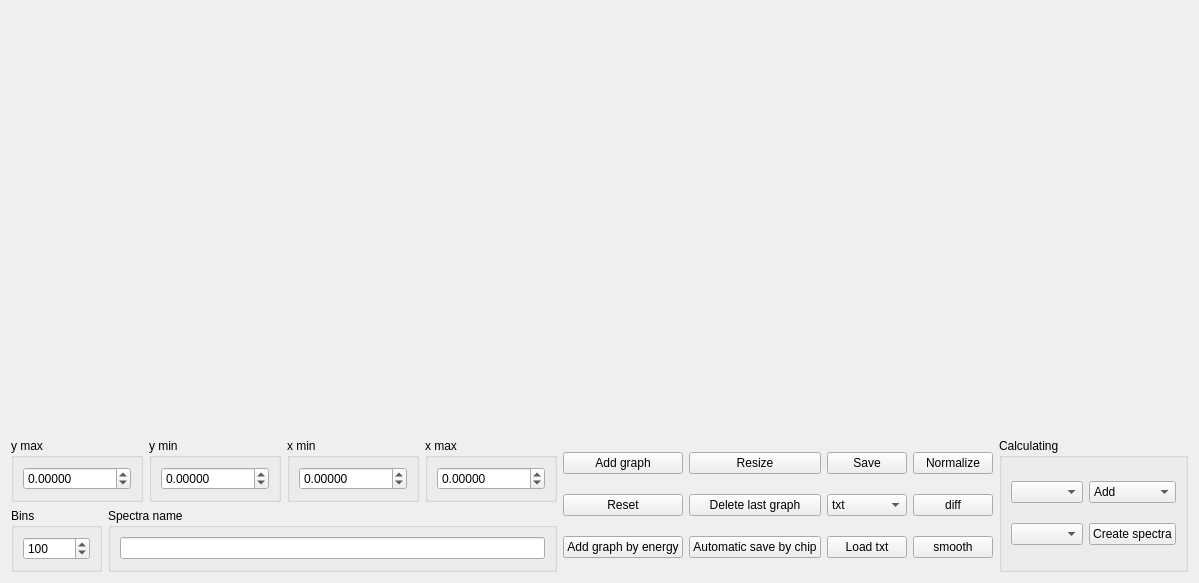
      <widget class="QWidget" name="tab">
       <attribute name="title">
        <string>Spectra</string>
       </attribute>
       <layout class="QVBoxLayout" name="verticalLayout_41">
        <item>
         <widget class="QCustomPlot" name="widget" native="true">
          <property name="minimumSize">
           <size>
            <width>0</width>
            <height>421</height>
           </size>
          </property>
          <widget class="QWidget" name="layoutWidget">
           <property name="geometry">
            <rect>
             <x>1310</x>
             <y>200</y>
             <width>132</width>
             <height>120</height>
            </rect>
           </property>
           <layout class="QVBoxLayout" name="verticalLayout_85"/>
          </widget>
         </widget>
        </item>
        <item>
         <layout class="QHBoxLayout" name="horizontalLayout_11">
          <item>
           <layout class="QVBoxLayout" name="verticalLayout_55">
            <item>
             <layout class="QHBoxLayout" name="horizontalLayout_45">
              <item>
               <widget class="QGroupBox" name="groupBox_12">
                <property name="title">
                 <string>y max</string>
                </property>
                <layout class="QVBoxLayout" name="verticalLayout_17">
                 <item>
                  <widget class="QDoubleSpinBox" name="doubleSpinBox">
                   <property name="decimals">
                    <number>5</number>
                   </property>
                   <property name="minimum">
                    <double>-99999999999999.000000000000000</double>
                   </property>
                   <property name="maximum">
                    <double>1000000000000000000.000000000000000</double>
                   </property>
                  </widget>
                 </item>
                </layout>
               </widget>
              </item>
              <item>
               <widget class="QGroupBox" name="groupBox_13">
                <property name="title">
                 <string>y min</string>
                </property>
                <layout class="QVBoxLayout" name="verticalLayout_18">
                 <item>
                  <widget class="QDoubleSpinBox" name="doubleSpinBox_2">
                   <property name="decimals">
                    <number>5</number>
                   </property>
                   <property name="minimum">
                    <double>-100000000000000000.000000000000000</double>
                   </property>
                   <property name="maximum">
                    <double>99999999999999.000000000000000</double>
                   </property>
                  </widget>
                 </item>
                </layout>
               </widget>
              </item>
              <item>
               <widget class="QGroupBox" name="groupBox_14">
                <property name="title">
                 <string>x min</string>
                </property>
                <layout class="QVBoxLayout" name="verticalLayout_19">
                 <item>
                  <widget class="QDoubleSpinBox" name="doubleSpinBox_3">
                   <property name="decimals">
                    <number>5</number>
                   </property>
                   <property name="minimum">
                    <double>-9999999999999.000000000000000</double>
                   </property>
                   <property name="maximum">
                    <double>99999999999999.000000000000000</double>
                   </property>
                  </widget>
                 </item>
                </layout>
               </widget>
              </item>
              <item>
               <widget class="QGroupBox" name="groupBox_15">
                <property name="title">
                 <string>x max</string>
                </property>
                <layout class="QVBoxLayout" name="verticalLayout_20">
                 <item>
                  <widget class="QDoubleSpinBox" name="doubleSpinBox_4">
                   <property name="decimals">
                    <number>5</number>
                   </property>
                   <property name="minimum">
                    <double>-99999999999999.000000000000000</double>
                   </property>
                   <property name="maximum">
                    <double>999999999999999.000000000000000</double>
                   </property>
                  </widget>
                 </item>
                </layout>
               </widget>
              </item>
             </layout>
            </item>
            <item>
             <layout class="QHBoxLayout" name="horizontalLayout_46">
              <item>
               <widget class="QGroupBox" name="groupBox_38">
                <property name="maximumSize">
                 <size>
                  <width>100</width>
                  <height>16777215</height>
                 </size>
                </property>
                <property name="title">
                 <string>Bins</string>
                </property>
                <layout class="QVBoxLayout" name="verticalLayout_65">
                 <item>
                  <widget class="QSpinBox" name="spinBox_2">
                   <property name="maximum">
                    <number>999999</number>
                   </property>
                   <property name="value">
                    <number>100</number>
                   </property>
                  </widget>
                 </item>
                </layout>
               </widget>
              </item>
              <item>
               <widget class="QGroupBox" name="groupBox_57">
                <property name="title">
                 <string>Spectra name</string>
                </property>
                <layout class="QVBoxLayout" name="verticalLayout_91">
                 <item>
                  <widget class="QLineEdit" name="lineEdit_5"/>
                 </item>
                </layout>
               </widget>
              </item>
             </layout>
            </item>
           </layout>
          </item>
          <item>
           <layout class="QVBoxLayout" name="verticalLayout_21">
            <item>
             <widget class="QPushButton" name="pushButton">
              <property name="text">
               <string>Add graph</string>
              </property>
             </widget>
            </item>
            <item>
             <widget class="QPushButton" name="pushButton_22">
              <property name="text">
               <string>Reset</string>
              </property>
             </widget>
            </item>
            <item>
             <widget class="QPushButton" name="pushButton_46">
              <property name="text">
               <string>Add graph by energy</string>
              </property>
             </widget>
            </item>
           </layout>
          </item>
          <item>
           <layout class="QVBoxLayout" name="verticalLayout_22">
            <item>
             <widget class="QPushButton" name="pushButton_9">
              <property name="text">
               <string>Resize</string>
              </property>
             </widget>
            </item>
            <item>
             <widget class="QPushButton" name="pushButton_26">
              <property name="text">
               <string>Delete last graph</string>
              </property>
             </widget>
            </item>
            <item>
             <widget class="QPushButton" name="pushButton_54">
              <property name="text">
               <string>Automatic save by chip</string>
              </property>
             </widget>
            </item>
           </layout>
          </item>
          <item>
           <layout class="QVBoxLayout" name="verticalLayout_23">
            <item>
             <widget class="QPushButton" name="pushButton_16">
              <property name="text">
               <string>Save</string>
              </property>
             </widget>
            </item>
            <item>
             <widget class="QComboBox" name="comboBox_8">
              <property name="currentIndex">
               <number>0</number>
              </property>
              <item>
               <property name="text">
                <string>txt</string>
               </property>
              </item>
              <item>
               <property name="text">
                <string>pdf</string>
               </property>
              </item>
              <item>
               <property name="text">
                <string>jpg</string>
               </property>
              </item>
              <item>
               <property name="text">
                <string>png</string>
               </property>
              </item>
              <item>
               <property name="text">
                <string>bmp</string>
               </property>
              </item>
             </widget>
            </item>
            <item>
             <widget class="QPushButton" name="pushButton_37">
              <property name="text">
               <string>Load txt</string>
              </property>
             </widget>
            </item>
           </layout>
          </item>
          <item>
           <layout class="QVBoxLayout" name="verticalLayout_62">
            <item>
             <widget class="QPushButton" name="pushButton_41">
              <property name="text">
               <string>Normalize</string>
              </property>
             </widget>
            </item>
            <item>
             <widget class="QPushButton" name="pushButton_14">
              <property name="text">
               <string>diff</string>
              </property>
             </widget>
            </item>
            <item>
             <widget class="QPushButton" name="pushButton_30">
              <property name="text">
               <string>smooth</string>
              </property>
             </widget>
            </item>
           </layout>
          </item>
          <item>
           <widget class="QGroupBox" name="groupBox_56">
            <property name="title">
             <string>Calculating</string>
            </property>
            <layout class="QHBoxLayout" name="horizontalLayout_44">
             <item>
              <layout class="QVBoxLayout" name="verticalLayout_89">
               <item>
                <widget class="QComboBox" name="comboBox_25"/>
               </item>
               <item>
                <widget class="QComboBox" name="comboBox_26"/>
               </item>
              </layout>
             </item>
             <item>
              <layout class="QVBoxLayout" name="verticalLayout_90">
               <item>
                <widget class="QComboBox" name="comboBox_27">
                 <item>
                  <property name="text">
                   <string>Add</string>
                  </property>
                 </item>
                 <item>
                  <property name="text">
                   <string>Multiplay</string>
                  </property>
                 </item>
                 <item>
                  <property name="text">
                   <string>Subtract</string>
                  </property>
                 </item>
                 <item>
                  <property name="text">
                   <string>Divide</string>
                  </property>
                 </item>
                </widget>
               </item>
               <item>
                <widget class="QPushButton" name="pushButton_3">
                 <property name="text">
                  <string>Create spectra</string>
                 </property>
                </widget>
               </item>
              </layout>
             </item>
            </layout>
           </widget>
          </item>
         </layout>
        </item>
       </layout>
      </widget>
